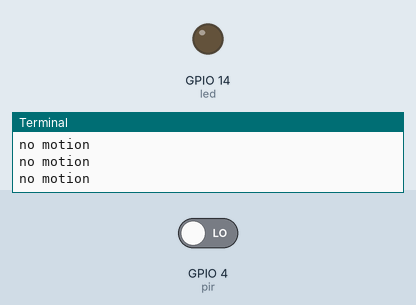
Bench run of a program on a simulated Raspberry Pi (BCM pin numbers). Shown: output pins drawn as LEDs (lit = HIGH), the last lines printed to the terminal. Inputs (shaded band) come from the test bench; at power-on: GPIO 4 (pir) LOW. The clock reads 2024-03-15 10:24:30 at power-on unless the program sets it; files the program writes start out absent; sound played through the audio output is not drawn and takes no time.

Above: at 1.2 s.
1.3 s: GPIO 4 (pir) driven HIGH
At 1.8 s:
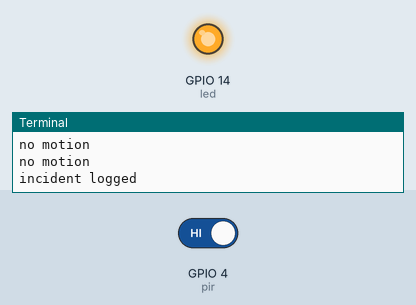
Timing chart, 0 to 4.3 s (numbered marks = the images above; inputs shaded):
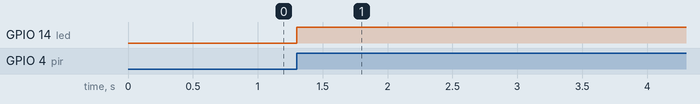

Measured:
- after the input at 1.3 s, GPIO 14 (led): LOW → HIGH at once

The program:

motion2.py
```python
from gpiozero import MotionSensor, LED
from time import sleep
from datetime import datetime
import smtplib
from email.message import EmailMessage
import pygame

pir = MotionSensor(4) # pir.when_motion = led.on # pir.when_motion = led.on
led = LED(14)

#change below to your own email. This script is set for use with a gmail account.
sender = "<sender email address>"
recipient= "<recipient email>"


def get_time():
    now = datetime.now()
    #date and time format: dd/mm/YYYY H:M:S
    format = "%d/%m/%Y %H:%M:%S"
    #format datetime using strftime()
    time_formatted = now.strftime(format)

    return time_formatted

def send_email():

    time = get_time()

    body = "Intruder Alert  " + str(time)

    msg = EmailMessage()
    msg.set_content(body)

    msg['Subject'] = 'Alarm triggered'
    msg['From'] = sender
    msg['To'] = recipient

    server = smtplib.SMTP_SSL('smtp.gmail.com', 465)
    server.login("<your gmail>", "<your password>")

    #send the mail
    server.send_message(msg)

    print("sending email...")

    server.quit()

def play_sound():

    pygame.init()
    pygame.mixer.init()
    #load the sound file
    mysound = pygame.mixer.Sound("siren.wav")

    #play the sound file for 10 seconds and then stop it
    mysound.play()
    sleep(10)
    mysound.stop()


def log_incident():

    time = get_time()
    with open('incidents.txt', 'a+') as f:
        f.write(time)
        f.write("\n")

        print("incident logged")


while True:
    if pir.motion_detected:
        led.on()
        log_incident()

        #send_email()
        play_sound()
        sleep(4)
    else:
        print("no motion")
        led.off()
```
